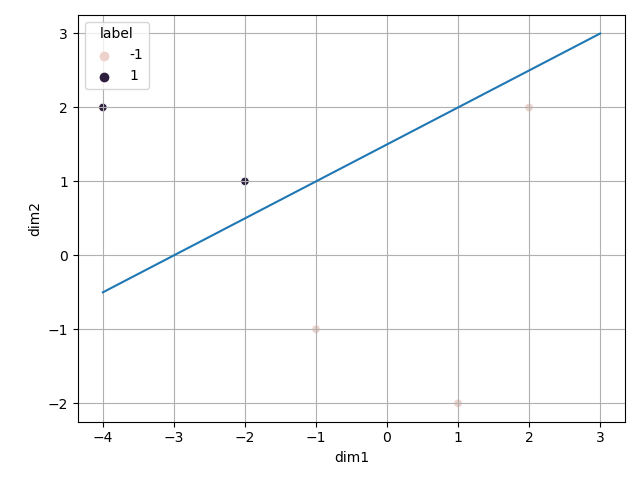

Python code for this plot:
import numpy as np
import matplotlib.pyplot as plt
import seaborn as sns
import pandas as pd

X = np.array([[-4, 2], [-2, 1], [-1, -1], [2, 2], [1, -2]])

y = np.array([1, 1, -1, -1, -1])

# Plotting the points
df = pd.DataFrame(X, columns=['dim1', 'dim2'])
df['label'] = pd.DataFrame(y)

fig = plt.figure()
sns.scatterplot(data=df, x='dim1', y='dim2', hue='label')
plt.tight_layout()
plt.grid()
# Plotting possible theta and theta 0
x_t = np.array(range(-4, 4, 1))
reta = 0.5*x_t+1.5

plt.plot(x_t, reta)
fig.savefig('2b_perceptron_w_no_mistakes.png')
t_times = range(0, 3)


# Example of init which which the perceptron doesnt make any mistakes
theta = np.array([-0.5, 1])
theta_0 = 1.5
n_mistakes = 0
progress_theta = []
explicit_mistakes = np.zeros(shape=y.shape[0])
for t in t_times:
    for index, x in enumerate(X):
        # print('yx*theta: ', y[index] * np.dot(x, theta))
        if y[index] * np.dot(theta, x) + theta_0 <= 0:
            theta = theta + y[index] * x
            theta_0 = theta_0 + y[index]
            progress_theta.append(theta)
            print('theta: ', theta)
            n_mistakes += 1
            explicit_mistakes[index] += 1
print('The perceptron did {} mistakes until convergence'.format(n_mistakes))